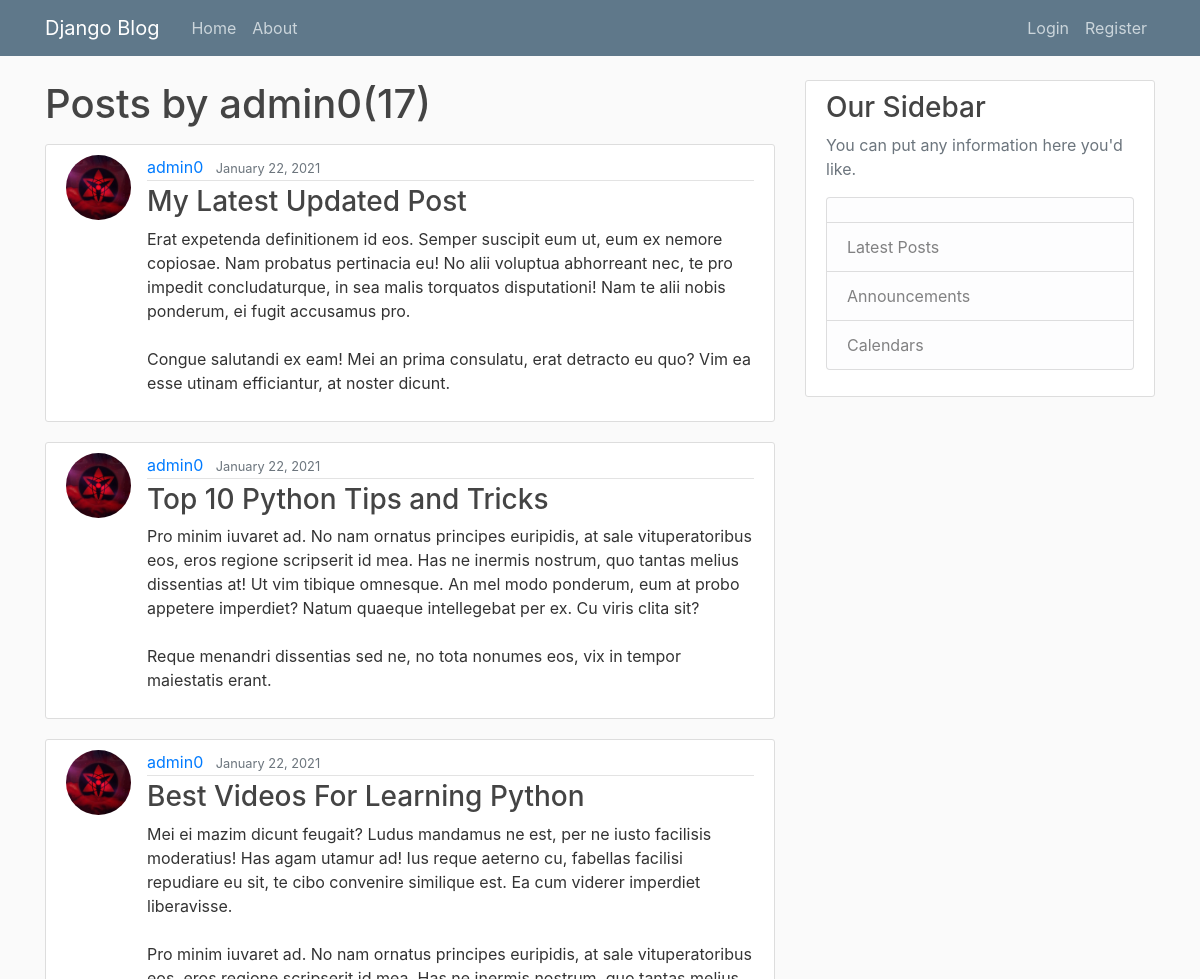
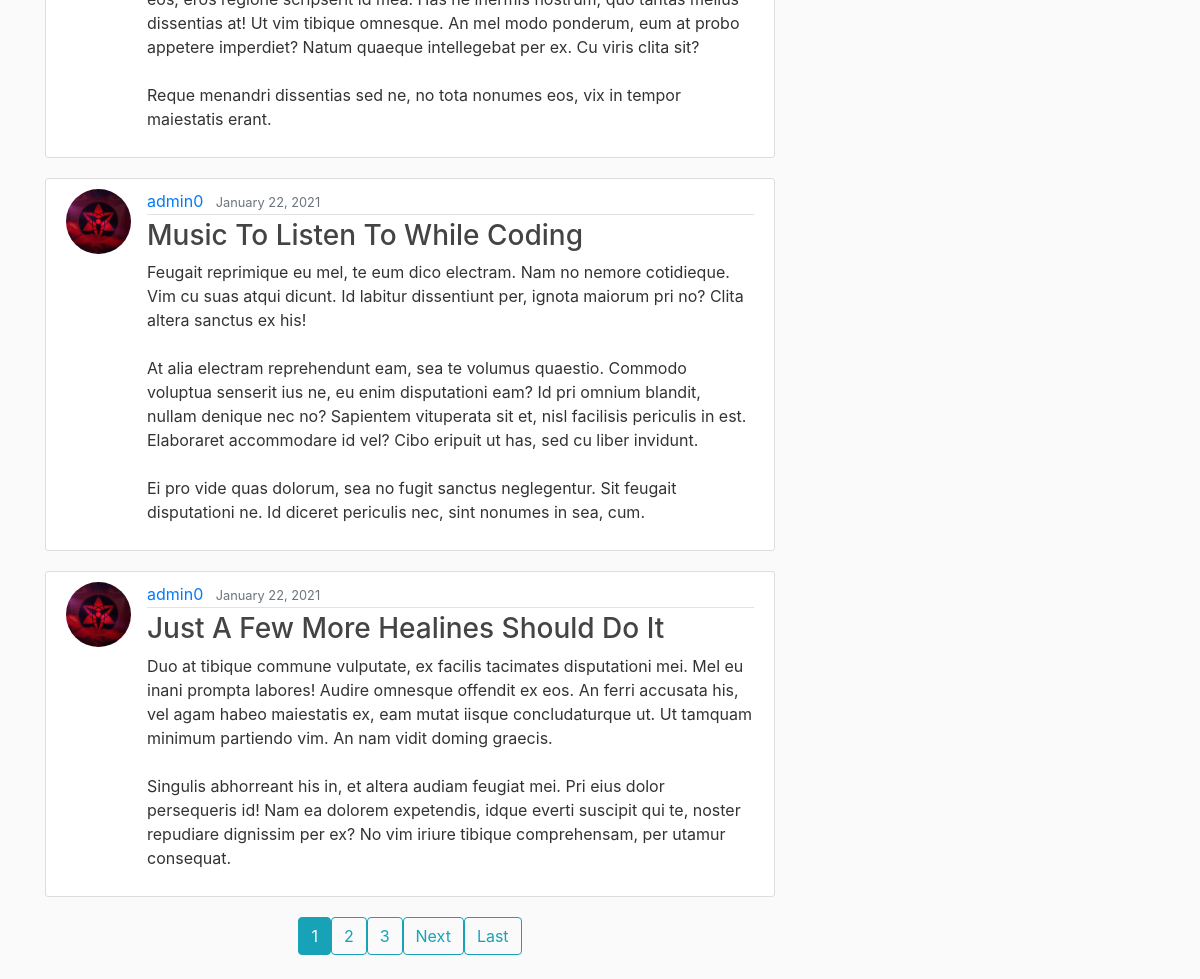
/post/admin0/, run on the app's committed database (2 pictures, top to bottom).
### blog/models.py (models this page shows, shortened)
class Post(models.Model):
    title = models.CharField(max_length=120)
    content = models.TextField()
    date_post = models.DateTimeField(default=timezone.now)
    author = models.ForeignKey(User, on_delete=models.CASCADE)

### users/models.py (models this page shows, shortened)
class Profile(models.Model):
    user = models.OneToOneField(User, on_delete=models.CASCADE)
    image = models.ImageField(default="default.jpg", upload_to="profile_pics")

### blog/views.py (the view)
# urls.py: path("post/<str:username>/", views.UserPostListView.as_view(), name="user-posts"),
class UserPostListView(ListView):
    model = Post
    template_name = "blog/user_posts.html"  # <app>/<model>_<viewtype>.html
    context_object_name = "posts"
    paginate_by = 5
    def get_queryset(self):
        user = get_object_or_404(User, username=self.kwargs.get("username"))
        return Post.objects.filter(author=user).order_by("-date_post")

### blog/templates/blog/user_posts.html (shortened to what this page needs)
{% extends "blog/base.html" %}
{% block content %}
	<h1 class="mb-3">Posts by {{view.kwargs.username}}({{page_obj.paginator.count}})</h1>
	{% for post in posts %}
		<article class="media content-section">
			<img class="rounded-circle article-img" src="{{post.author.profile.image.url}}" >
			<div class="media-body">
				<div class="article-metadata">
					<a class="mr-2" href="{% url 'user-posts' post.author.username %}">{{ post.author }}</a>
					<small class="text-muted">{{ post.date_post|date:'F d, Y' }}</small>
				</div>
				<h3><a class="article-title" href="{% url 'post-detail' post.id %}">{{ post.title }}</a></h3>
				<p class="article-content">{{ post.content }}</p>
			</div>
		</article>
	{% endfor %}
	<div class="d-flex justify-content-center">
		{% if is_paginated %}
			{% for num in page_obj.paginator.page_range %}
				{% if page_obj.number == num %}
					<a href="?page={{num}}" class="btn btn-info mb-4">{{num}}</a>
				{% elif num > page_obj.number|add:'-3' and num < page_obj.number|add:'3' %}
					<a href="?page={{num}}" class="btn btn-outline-info mb-4">{{num}}</a>
				{% endif %}
			{% endfor %}
			{% if page_obj.has_next %}
				<a href="?page={{page_obj.next_page_number}}" class="btn btn-outline-info mb-4">Next</a>
				<a href="?page={{page_obj.paginator.num_pages}}" class="btn btn-outline-info mb-4">Last</a>
			{% endif %}
		{% endif %}
	</div>
{% endblock content %}

### blog/static/blog/main.css (style rules this page uses)
body { background: #fafafa; color: #333333; margin-top: 5rem; }
h1, h2, h3, h4, h5, h6 { color: #444444; }
.content-section { background: #ffffff; padding: 10px 20px; border: 1px solid #dddddd; border-radius: 3px; margin-bottom: 20px; }
.article-title { color: #444444; }
.article-content { white-space: pre-line; }
.article-img { height: 65px; width: 65px; margin-right: 16px; }
.article-metadata { padding-bottom: 1px; margin-bottom: 4px; border-bottom: 1px solid #e3e3e3 }

### data on the page
Post: author.profile.image (picture), author "admin0", date_post "January 22, 2021", title "My Latest Updated Post", content "Erat expetenda definitionem id eos. Semper suscipit eum ut, eum ex nemore copiosae. Nam probatus pertinacia eu! No alii voluptua abhorreant nec, te pro impedit concludaturque, in sea malis torquatos disputationi! Nam te alii nobis ponderum, ei fugit accusamus pro. Congue salutandi ex eam! Mei an prima consulatu, erat detracto eu quo? Vim ea esse utinam efficiantur, at noster dicunt."
Post: author.profile.image (picture), author "admin0", date_post "January 22, 2021", title "Top 10 Python Tips and Tricks", content "Pro minim iuvaret ad. No nam ornatus principes euripidis, at sale vituperatoribus eos, eros regione scripserit id mea. Has ne inermis nostrum, quo tantas melius dissentias at! Ut vim tibique omnesque. An mel modo ponderum, eum at probo appetere imperdiet? Natum quaeque intellegebat per ex. Cu viris clita sit? Reque menandri dissentias sed ne, no tota nonumes eos, vix in tempor maiestatis erant."
Post: author.profile.image (picture), author "admin0", date_post "January 22, 2021", title "Best Videos For Learning Python", content "Mei ei mazim dicunt feugait? Ludus mandamus ne est, per ne iusto facilisis moderatius! Has agam utamur ad! Ius reque aeterno cu, fabellas facilisi repudiare eu sit, te cibo convenire similique est. Ea cum viderer imperdiet liberavisse. Pro minim iuvaret ad. No nam ornatus principes euripidis, at sale vituperatoribus eos, eros regione scripserit id mea. Has ne inermis nostrum, quo tantas melius dissentias at! Ut vim tibique omnesque. An mel modo ponderum, eum at probo appetere imperdiet? Natum quaeque intellegebat per ex. Cu viris clita sit? Reque menandri dissentias sed ne, no tota nonumes eos, vix in tempor maiestatis erant."
Post: author.profile.image (picture), author "admin0", date_post "January 22, 2021", title "Music To Listen To While Coding", content "Feugait reprimique eu mel, te eum dico electram. Nam no nemore cotidieque. Vim cu suas atqui dicunt. Id labitur dissentiunt per, ignota maiorum pri no? Clita altera sanctus ex his! At alia electram reprehendunt eam, sea te volumus quaestio. Commodo voluptua senserit ius ne, eu enim disputationi eam? Id pri omnium blandit, nullam denique nec no? Sapientem vituperata sit et, nisl facilisis periculis in est. Elaboraret accommodare id vel? Cibo eripuit ut has, sed cu liber invidunt. Ei pro vide quas dolorum, sea no fugit sanctus neglegentur. Sit feugait disputationi ne. Id diceret periculis nec, sint nonumes in sea, cum."
Post: author.profile.image (picture), author "admin0", date_post "January 22, 2021", title "Just A Few More Healines Should Do It", content "Duo at tibique commune vulputate, ex facilis tacimates disputationi mei. Mel eu inani prompta labores! Audire omnesque offendit ex eos. An ferri accusata his, vel agam habeo maiestatis ex, eam mutat iisque concludaturque ut. Ut tamquam minimum partiendo vim. An nam vidit doming graecis. Singulis abhorreant his in, et altera audiam feugiat mei. Pri eius dolor persequeris id! Nam ea dolorem expetendis, idque everti suscipit qui te, noster repudiare dignissim per ex? No vim iriure tibique comprehensam, per utamur consequat."

### other printed values
{{ view.kwargs.username }} "admin0"
{{ page_obj.paginator.count }} "17"
{{ num }} "1"
{{ num }} "2" "3"
